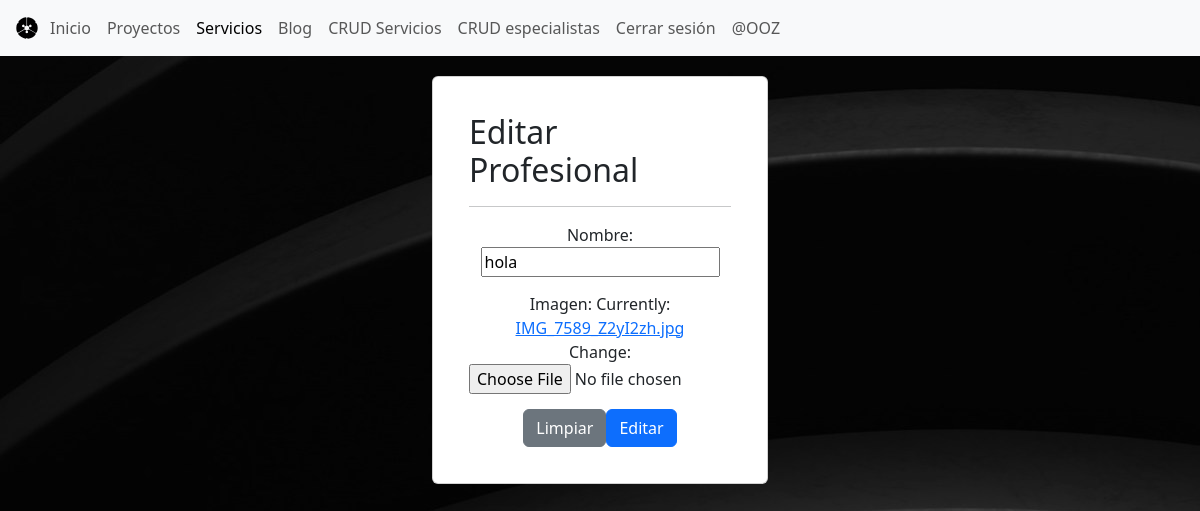
The app's page /blog/modificar_profesional/18/ (signed in), older data.
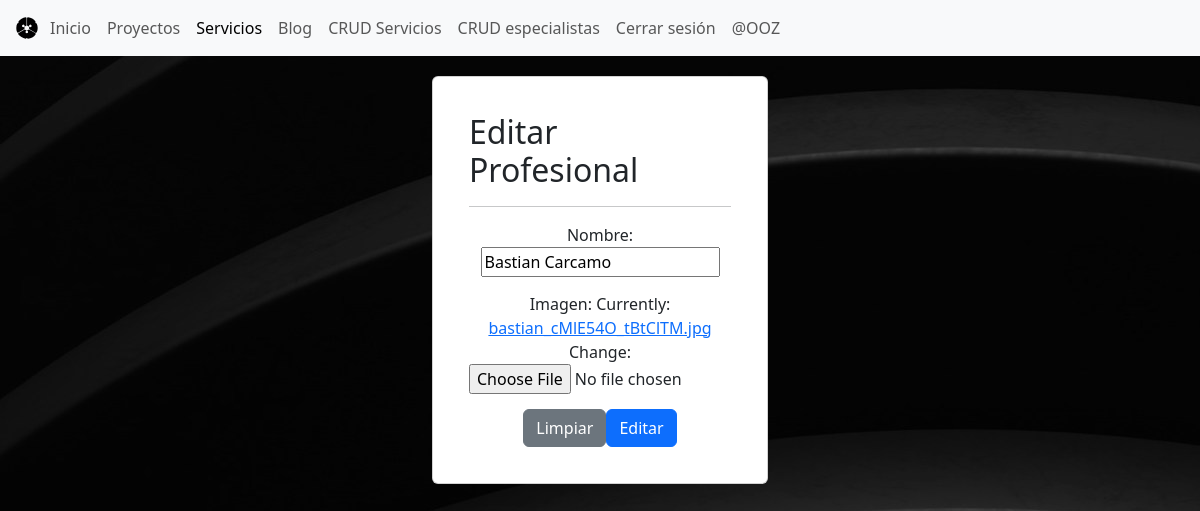
The same page, newer data.
### blog/models.py (models this page shows, shortened)
class especialista (models.Model):
    nombre = models.CharField(max_length=50)
    Imagen = models.ImageField()

### blog/views.py (the view, shortened to what this page needs)
# urls.py: path("modificar_profesional/<id>/",views.modificar_profesional,name="modificar_profesional"),
@permission_required('blog.add_servicio')
def modificar_profesional(request, id):
    especialistas = get_object_or_404(especialista, id=id)
    data = {
        'form': ProfesionalForm(instance=especialistas)
    }
    return render(request, "pages/modificar_profesional.html", data)

### blog/forms.py
class ProfesionalForm(forms.ModelForm):
    class Meta:
        model = especialista
        fields = '__all__'

### blog/templates/pages/modificar_profesional.html (shortened to what this page needs)
<!DOCTYPE html>
<html lang="en">
<head>
    {% load static %}
    <link rel="stylesheet" href="{% static 'css/bootstrap.min.css' %}">
    <link rel="stylesheet" href="{% static 'css/custom.css' %}">
    <link rel="stylesheet" href="https://cdnjs.cloudflare.com/ajax/libs/font-awesome/6.5.2/css/all.min.css">
</head>
<body>
    <header>
        <nav class="navbar navbar-expand-lg bg-body-tertiary">
            <div class="container-fluid">
                <img src="{% static 'img/icono.svg' %}" alt="Bootstrap" width="30" height="24">
                <div class="collapse navbar-collapse" id="navbarSupportedContent">
                    <ul class="navbar-nav me-auto mb-2 mb-lg-0">
                        <li class="nav-item">
                            <a class="nav-link" aria-current="page" href="{% url 'index' %}">Inicio</a>
                        </li>
                        <li class="nav-item">
                            <a class="nav-link" href="{% url 'proyectos' %}">Proyectos</a>
                        </li>
                        <li class="nav-item">
                            <a class="nav-link active" href="{% url 'servicios' %}">Servicios</a>
                        </li>
                        <li class="nav-item">
                            <a class="nav-link" href="{% url 'blog' %}">Blog</a>
                        </li>
                        {% if perms.blog.add_servicio %}
                        <li class="nav-item">
                          <a class="nav-link" href="{% url 'listar_servicio' %} ">CRUD Servicios</a>
                        </li>
                        <li class="nav-item">
                            <a class="nav-link" href="{% url 'listar_profesional' %} ">CRUD especialistas</a>
                        </li>
                        {% endif %}
                        {% if user.is_authenticated %}
                        <li class="nav-item">
                            <a class="nav-link" href="#" onclick="event.preventDefault(); document.getElementById('logout-form').submit();">
                                Cerrar sesión
                            </a>
                        </li>
                        <li class="nav-item">
                            <a class="nav-link" href="#">@{{ user.username }}</a>
                        </li>
                        {% else %}
                        <li class="nav-item">
                            <a class="nav-link" href="{% url 'login' %}">Iniciar sesión</a>
                        </li>
                        {% endif %}
                    </ul>
                </div>
            </div>
        </nav>
    </header>
    <div id="formulario">
        <div class="row">
            <div class="col-12 col-md-6 offset-md-3">
                    <div class="card">
                        <div class="card-body">
                        <h2>Editar Profesional</h2>
                        <hr>
                        <form action="" method="post" enctype="multipart/form-data">
                            {{ form }}
                            <div class="d-flex justify-content-center">
                                <input type="reset" value="Limpiar" class="btn btn-secondary">
                                <input type="submit" value="Editar" class="btn btn-primary">
                            </div>
                        </form>
                    </div>
                    </div>
            </div>
        </div>
    </div>

Row changes from the older to the newer data that the page shows:
changed especialista: nombre "hola" → "Bastian Carcamo"
Text that changed along with them:
text no longer shown: "Nombre: Imagen: Currently: IMG_7589_Z2yI2zh.jpg Change:"
text now shown: "Nombre: Imagen: Currently: bastian_cMlE54O_tBtClTM.jpg Change:"
